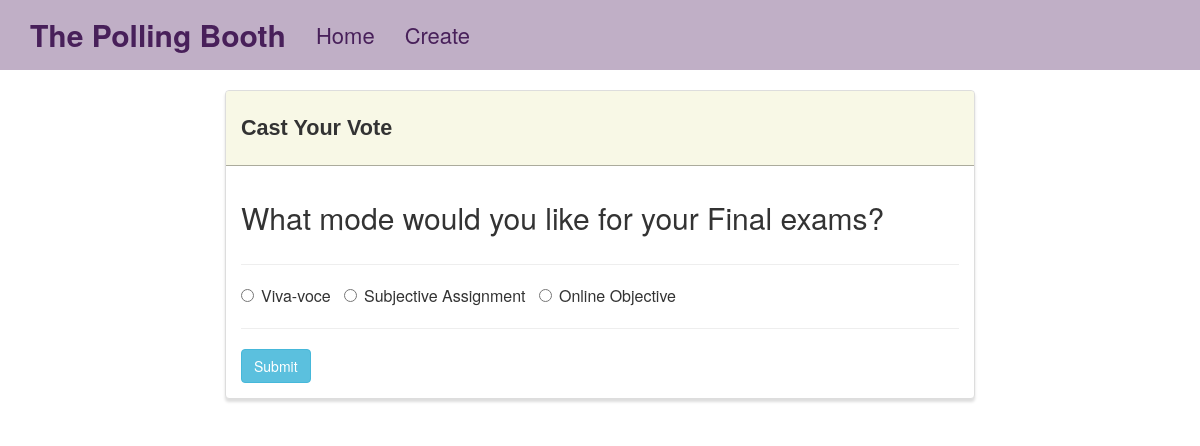
The page /vote/8/ on the database its author committed.
### poll/models.py (models this page shows, shortened)
class Poll(models.Model):
    question = models.TextField()
    option_one = models.CharField(max_length=30)
    option_two = models.CharField(max_length=30)
    option_three = models.CharField(max_length=30)
    option_one_count = models.IntegerField(default=0)
    option_two_count = models.IntegerField(default=0)
    option_three_count = models.IntegerField(default=0)

### poll/views.py (the view, shortened to what this page needs)
# urls.py: path('vote/<poll_id>/', poll_views.vote, name='vote'),
def vote(request, poll_id):
    poll = Poll.objects.get(pk=poll_id)
    context = {
        'poll': poll
        }
    return render(request, 'poll/vote.html', context)

### poll/templates/poll/vote.html (shortened to what this page needs)
{% extends "poll/base.html" %}
{% block main %}
<div class="row">
    <div class="col-lg-8 col-lg-offset-2">
        <div class="panel panel-default">
            <div class="panel-heading">
                <h3 class="panel-title">Cast Your Vote</h3>
            </div>
            <div class="panel-body">
                <div class="row">
                    <div class="col-lg-12">
                        <h2>{{poll.question}}</h2>
                    </div>
                </div>
                <div class="row">
                    <div class="col-lg-12">
                        <hr />
                        <form method="POST" class="form-control-lg">
                            <div class="form-group">
                                <div class="radio"  class="form-control-lg">
                                    <label>
                                        <input type="radio" name="poll" value="option1" required>
                                        {{poll.option_one}}
                                    </label> &nbsp;
                                    <label>
                                        <input type="radio" name="poll" value="option2">
                                        {{poll.option_two}}
                                    </label> &nbsp;
                                    <label>
                                        <input type="radio" name="poll" value="option3">
                                        {{poll.option_three}}
                                    </label> &nbsp;
                                </div>
                            </div>
                            <hr />
                            <button type="submit" class="btn btn-info">
                                Submit
                            </button>
                        </form>
                    </div>
                </div>
            </div>
        </div>
    </div>
</div>
{% endblock %}

### poll/static/style.css (style rules this page uses)
.panel-default > .panel-heading { color: #333; background-color: rgba(245, 245, 220, .7); border-color: rgba(119, 119, 108, 0.6); font-size: large; }
.panel { margin-top: 20px; box-shadow: 0px 3px 3px 0px #ddd; }
.panel-title { font-weight: bolder; font-size: larger; padding-top: 15px; padding-bottom: 15px; font-family: Arial, Helvetica, sans-serif; font: outline; }
.form-group { font-size: medium; }

### rows shown on the page
Poll: question "What mode would you like for your Final exams?", option_one "Viva-voce", option_two "Subjective Assignment", option_three "Online Objective"
